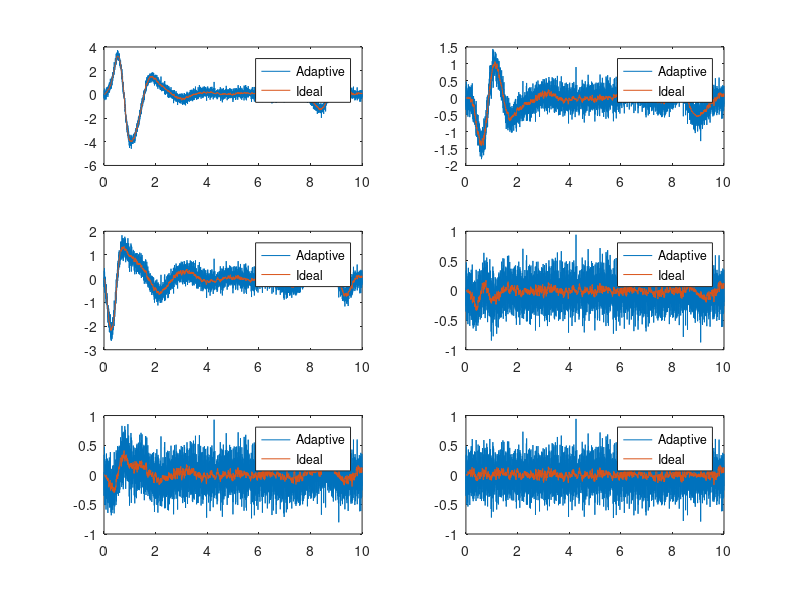

This chart was generated by the following MATLAB code:
clear; clc;
load('torque.mat')

t = torque(1,:);

subplot(3,2,1)
plot(t,torque(8,:))
hold on
plot(t,torque(2,:))
legend('Adaptive','Ideal')

subplot(3,2,2)
plot(t,torque(9,:))
hold on
plot(t,torque(3,:))
legend('Adaptive','Ideal')

subplot(3,2,3)
plot(t,torque(10,:))
hold on
plot(t,torque(4,:))
legend('Adaptive','Ideal')

subplot(3,2,4)
plot(t,torque(11,:))
hold on
plot(t,torque(5,:))
legend('Adaptive','Ideal')

subplot(3,2,5)
plot(t,torque(12,:))
hold on
plot(t,torque(6,:))
legend('Adaptive','Ideal')

subplot(3,2,6)
plot(t,torque(13,:))
hold on
plot(t,torque(7,:))
legend('Adaptive','Ideal')